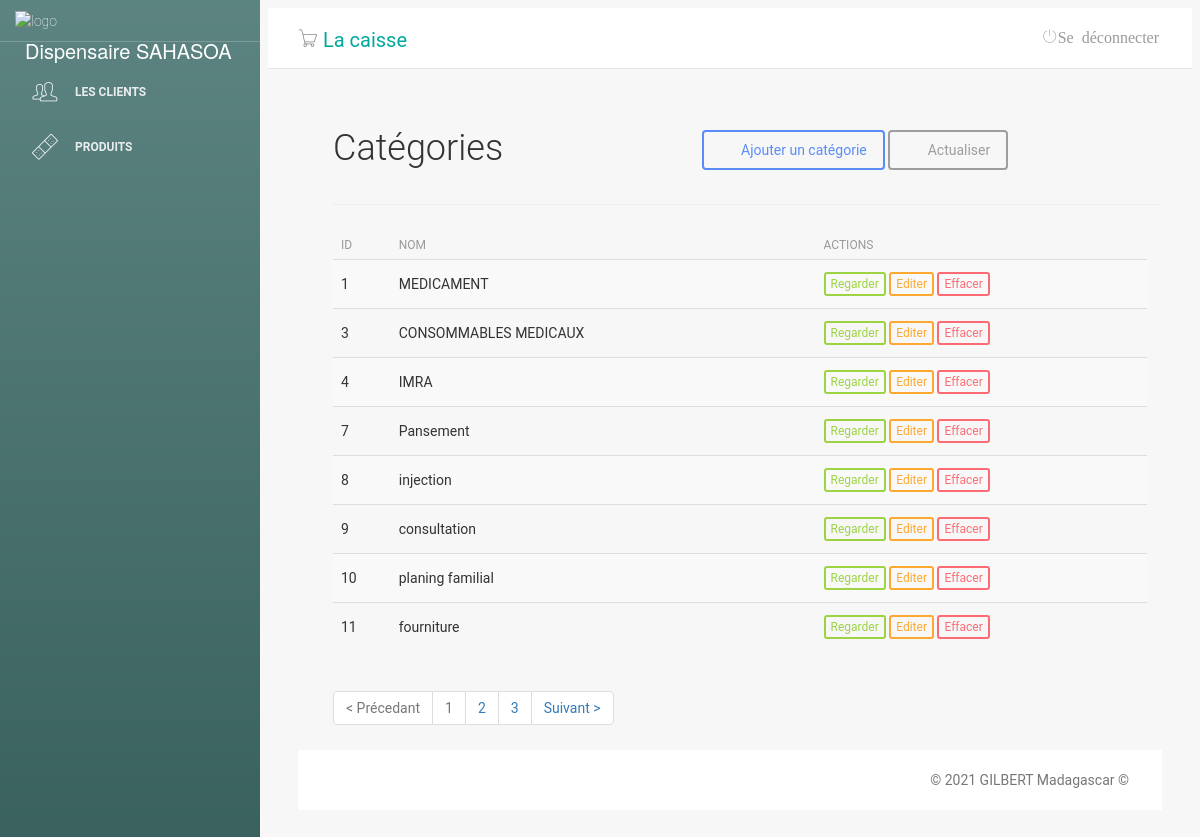
The page /main.php?pg=categorie on the database as committed earlier.
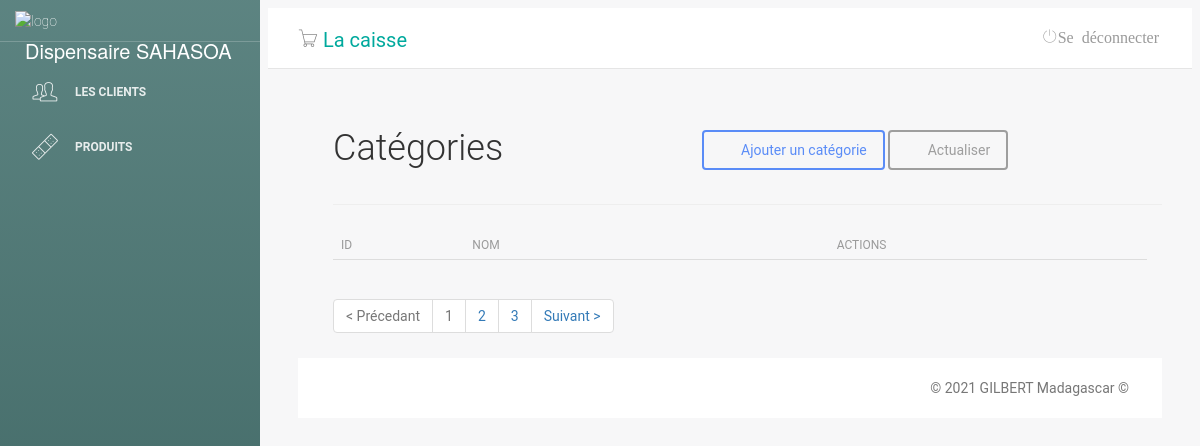
The same page on the database as committed later.
### tables this page shows
CREATE TABLE "tb_categorie" (
	"id"	INTEGER,
	"nom"	TEXT,
	PRIMARY KEY("id" AUTOINCREMENT)
);

### categorie.php (the view, shortened to what this page needs)
<?php
include('classes/Mysql.php');
?>
<?php
$sql = $db->prepare("SELECT * FROM `tb_categorie`");
$sql->execute();
$fornecedores = $sql->fetchAll();
?>
<div class="lista-cliente">
    <div id="top" class="row">
        <div class="col-sm-2">
            <h2>Catégories</h2>
        </div>
        <div class="col-sm-5">
        </div>
        <div class="col-sm-5 btn-lista">
            <a class="btn btn-primary" href="?pg=add-categorie"><i class="fa fa-plus"></i> Ajouter un catégorie </a>
            <a class="btn btn-default" href="?pg=categorie"><i class="fa fa-refresh"></i> Actualiser</a>
        </div>
    </div>
    <hr />
    <div id="list" class="row">
        <div class="table-responsive col-md-12">
            <table class="table table-striped" cellspacing="0" cellpadding="0">
                <thead>
                    <tr>
                        <th>ID</th>
                        <th>Nom</th>
                        <th></th>
                        <th></th>
                        <th class="actions">actions</th>
                    </tr>
                </thead>
                <tbody>
                    <tr>
                        <?php foreach ($fornecedores as $value) : ?>
                            <td><?php echo $value['id'] ?></td>
                            <td><?php echo $value['nom'] ?></td>
                            <td> </td>
                            <td> </td>
                            <td class="actions">
                                <a class="btn btn-success btn-xs" href="?pg=visualiser-categorie&id=<?php echo $value['id']; ?>">Regarder</a>
                                <a class="btn btn-warning btn-xs" href="?pg=edit-categorie&id=<?php echo $value['id']; ?> ">Editer</a>
                                <a class="btn btn-danger btn-xs" href="?pg=categorie&deletar=<?php echo $value['id']; ?>">Effacer</a>
                            </td>
                    </tr>
                <?php endforeach; ?>
                </tbody>
            </table>
            <div id="bottom" class="row">
                <div class="col-md-12">
                    <ul class="pagination">
                        <li class="disabled"><a>&lt; Précedant</a></li>
                        <li class="disabled"><a>1</a></li>
                        <li><a href="#">2</a></li>
                        <li><a href="#">3</a></li>
                        <li class="next"><a href="#" rel="next">Suivant &gt;</a></li>
                    </ul>
                </div>
            </div>
        </div>

### main.php (shortened to what this page needs)
<?php
include('classes/Sistema.php');
?>
<!doctype html>
<html lang="pt-br">
<head>
    <link href="css/bootstrap.min.css" rel="stylesheet" />
    <link href="css/animate.min.css" rel="stylesheet" />
    <link href="css/light-bootstrap-dashboard.css?v=1.4.0" rel="stylesheet" />
    <link href="css/demo.css" rel="stylesheet" />
    <link href="css/style.css" rel="stylesheet">
    <link href="css/font-awesome.min.css" rel="stylesheet">
    <link href='css/css' rel='stylesheet' type='text/css'>
    <link href="css/pe-icon-7-stroke.css" rel="stylesheet" />
</head>
<body>
    <div class="wrapper">
        <div class="sidebar" data-image="img/aa.jpg" style="background-color: #00ffee;">
            <div class="sidebar-wrapper">
                <div class="logo">
                    <img src="img/farmacia-logo.png" alt="logo" width="60px">
                    <p>Dispensaire SAHASOA</p>
                </div>
                <ul class="nav">
                    <li <?php if (isset($_GET['pg'])) {
                        } ?>>
                        <a href="?pg=cliente">
                            <i class="pe-7s-users"></i>
                            <p>Les clients</p>
                        </a>
                    </li>
                    <li <?php if (isset($_GET['pg'])) {
                        } ?>>
                        <a href="?pg=produtos">
                            <i class="pe-7s-bandaid"></i>
                            <p>Produits</p>
                        </a>
                    </li>
                </ul>
            </div>
        </div>
        <div class="main-panel">
            <nav class="navbar navbar-default navbar-fixed">
                <div class="container-fluid">
                    <div class="navbar-header">
                        <div class="navbar-brand" onclick="return window.confirm('Voulez-vous vraiment allez vers la caisse ?');"> <i class="pe-7s-cart"></i> <a href="caisse/index.php" style="color: #00a99d;text-decoration: none;">La caisse</a></div>
                    </div>
                    <div class="collapse navbar-collapse">
                        <ul class="nav navbar-nav navbar-right">
                            <li>
                                <a href="logout.php">
                                    <i class="pe-7s-power">Se déconnecter</i>
                                </a>
                            </li>
                        </ul>
                    </div>
                </div>
            </nav>
            <div class="content">
                <div class="container-fluid">
                    <div class="row">
                        <?php
                        Sistema::carregarPagina();
                        ?>
                    </div>
                </div>
            </div>
            <footer class="footer">
                <div class="container-fluid">
                    <p class="copyright pull-right">
                        &copy;
                        GILBERT Madagascar ©
                    </p>
                </div>
            </footer>
        </div>
    </div>
</body>
</html>

### classes/Sistema.php (shortened to what this page needs)
<?php
class Sistema
{
    public static function carregarPagina()
    {  if (isset($_GET['pg'])) {
        $pg = $_GET['pg'];
    }
        if (isset( $pg )) {
                include $pg . ".php";
        }
        else{
            $pg = 'accueil';
            include 'home.php';
        }
    }
}

### css/style.css (style rules this page uses)
.lista-cliente { margin-left: 50px; }
.btn-lista { margin-top: 30px; }
@media only screen and (max-width: 1300px) { .btn-lista { margin-top: 30px; margin-left: 31%; width: 335px; } }
@media only screen and (max-width: 1300px) { #top > div.col-sm-5.btn-lista { margin-top: 30px; margin-left: 27%; width: 357px; } }

Rows that differ between the two databases and show on the page:
removed tb_categorie: id "1", nom "MEDICAMENT"
removed tb_categorie: id "3", nom "CONSOMMABLES MEDICAUX"
removed tb_categorie: id "4", nom "IMRA"
removed tb_categorie: id "7", nom "Pansement"
removed tb_categorie: id "8", nom "injection"
removed tb_categorie: id "9", nom "consultation"
removed tb_categorie: id "10", nom "planing familial"
removed tb_categorie: id "11", nom "fourniture"
